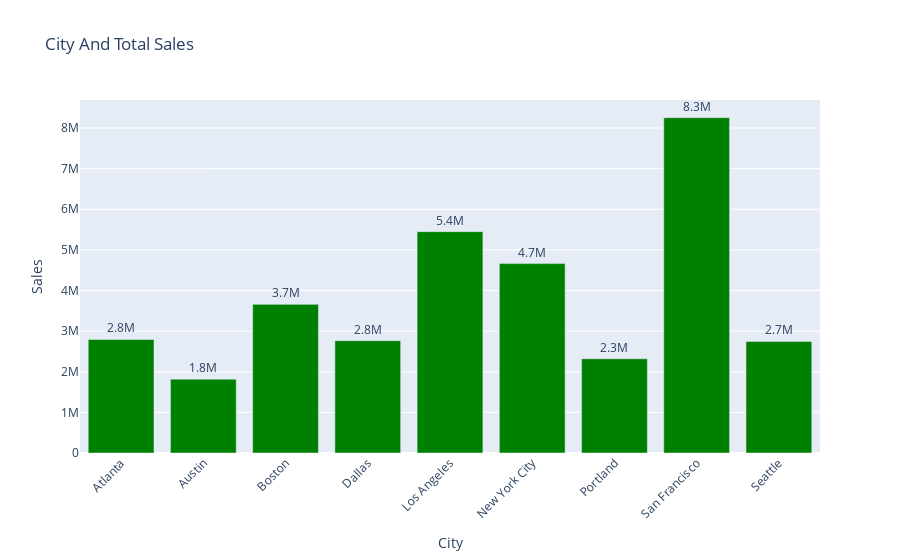

Notebook cell for this chart:
### Code cell
fig = px.bar(data,y='Sales',x='City',text='Sales',color='City',title='City And Total Sales')
fig.update_traces(texttemplate='%{text:.2s}',textposition='outside',marker_color='green',showlegend=False)
fig.update_layout(uniformtext_minsize=13)
fig.update_layout(xaxis_tickangle=-45)

### Figure 1 — Plotly figure (JSON) as saved in the notebook; plotly's stock layout.template omitted (floating-point values rounded to 4 significant figures)
{"data": [{"alignmentgroup": "True", "hovertemplate": "City=%{x}<br>Sales=%{text}<extra></extra>", "legendgroup": " Atlanta", "marker": {"color": "green", "pattern": {"shape": ""}}, "name": " Atlanta", "offsetgroup": " Atlanta", "orientation": "v", "showlegend": false, "text": [2794000.0], "textposition": "outside", "texttemplate": "%{text:.2s}", "type": "bar", "x": [" Atlanta"], "xaxis": "x", "y": [2794000.0], "yaxis": "y"}, {"alignmentgroup": "True", "hovertemplate": "City=%{x}<br>Sales=%{text}<extra></extra>", "legendgroup": " Austin", "marker": {"color": "green", "pattern": {"shape": ""}}, "name": " Austin", "offsetgroup": " Austin", "orientation": "v", "showlegend": false, "text": [1818000.0], "textposition": "outside", "texttemplate": "%{text:.2s}", "type": "bar", "x": [" Austin"], "xaxis": "x", "y": [1818000.0], "yaxis": "y"}, {"alignmentgroup": "True", "hovertemplate": "City=%{x}<br>Sales=%{text}<extra></extra>", "legendgroup": " Boston", "marker": {"color": "green", "pattern": {"shape": ""}}, "name": " Boston", "offsetgroup": " Boston", "orientation": "v", "showlegend": false, "text": [3659000.0], "textposition": "outside", "texttemplate": "%{text:.2s}", "type": "bar", "x": [" Boston"], "xaxis": "x", "y": [3659000.0], "yaxis": "y"}, {"alignmentgroup": "True", "hovertemplate": "City=%{x}<br>Sales=%{text}<extra></extra>", "legendgroup": " Dallas", "marker": {"color": "green", "pattern": {"shape": ""}}, "name": " Dallas", "offsetgroup": " Dallas", "orientation": "v", "showlegend": false, "text": [2765000.0], "textposition": "outside", "texttemplate": "%{text:.2s}", "type": "bar", "x": [" Dallas"], "xaxis": "x", "y": [2765000.0], "yaxis": "y"}, {"alignmentgroup": "True", "hovertemplate": "City=%{x}<br>Sales=%{text}<extra></extra>", "legendgroup": " Los Angeles", "marker": {"color": "green", "pattern": {"shape": ""}}, "name": " Los Angeles", "offsetgroup": " Los Angeles", "orientation": "v", "showlegend": false, "text": [5448000.0], "textposition": "outside", "texttemplate": "%{text:.2s}", "type": "bar", "x": [" Los Angeles"], "xaxis": "x", "y": [5448000.0], "yaxis": "y"}, {"alignmentgroup": "True", "hovertemplate": "City=%{x}<br>Sales=%{text}<extra></extra>", "legendgroup": " New York City", "marker": {"color": "green", "pattern": {"shape": ""}}, "name": " New York City", "offsetgroup": " New York City", "orientation": "v", "showlegend": false, "text": [4662000.0], "textposition": "outside", "texttemplate": "%{text:.2s}", "type": "bar", "x": [" New York City"], "xaxis": "x", "y": [4662000.0], "yaxis": "y"}, {"alignmentgroup": "True", "hovertemplate": "City=%{x}<br>Sales=%{text}<extra></extra>", "legendgroup": " Portland", "marker": {"color": "green", "pattern": {"shape": ""}}, "name": " Portland", "offsetgroup": " Portland", "orientation": "v", "showlegend": false, "text": [2319000.0], "textposition": "outside", "texttemplate": "%{text:.2s}", "type": "bar", "x": [" Portland"], "xaxis": "x", "y": [2319000.0], "yaxis": "y"}, {"alignmentgroup": "True", "hovertemplate": "City=%{x}<br>Sales=%{text}<extra></extra>", "legendgroup": " San Francisco", "marker": {"color": "green", "pattern": {"shape": ""}}, "name": " San Francisco", "offsetgroup": " San Francisco", "orientation": "v", "showlegend": false, "text": [8255000.0], "textposition": "outside", "texttemplate": "%{text:.2s}", "type": "bar", "x": [" San Francisco"], "xaxis": "x", "y": [8255000.0], "yaxis": "y"}, {"alignmentgroup": "True", "hovertemplate": "City=%{x}<br>Sales=%{text}<extra></extra>", "legendgroup": " Seattle", "marker": {"color": "green", "pattern": {"shape": ""}}, "name": " Seattle", "offsetgroup": " Seattle", "orientation": "v", "showlegend": false, "text": [2745000.0], "textposition": "outside", "texttemplate": "%{text:.2s}", "type": "bar", "x": [" Seattle"], "xaxis": "x", "y": [2745000.0], "yaxis": "y"}], "layout": {"barmode": "relative", "legend": {"title": {"text": "City"}, "tracegroupgap": 0}, "title": {"text": "City And Total Sales"}, "uniformtext": {"minsize": 13}, "xaxis": {"anchor": "y", "categoryarray": [" Atlanta", " Austin", " Boston", " Dallas", " Los Angeles", " New York City", " Portland", " San Francisco", " Seattle"], "categoryorder": "array", "domain": [0, 1], "tickangle": -45, "title": {"text": "City"}}, "yaxis": {"anchor": "x", "domain": [0, 1], "title": {"text": "Sales"}}}}
